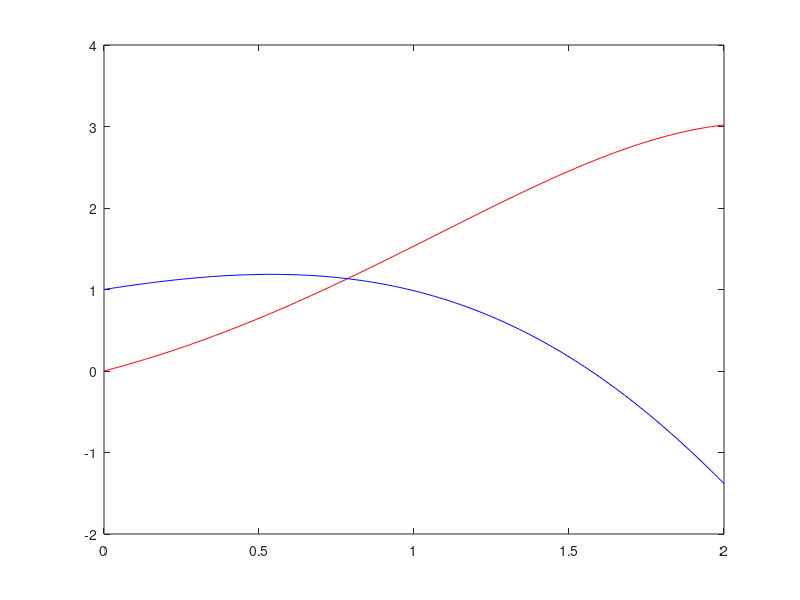

MATLAB code to generate this figure:
%% This code plots a graphics_toolkit

t=(0:0.01:2);

y1=sin(t);

y2=cos(t);

y3=exp(.6*t);

y1=y1.*y3;

y2=y2.*y3;

plot(t,y1,'r',t,y2,'b');